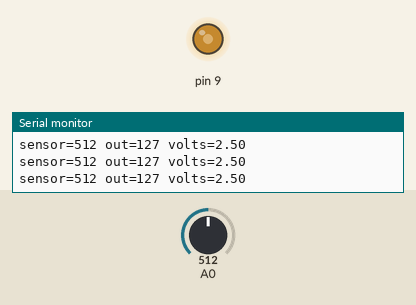
A sketch run on a simulated Arduino Uno, built with avr-gcc and run on an emulated ATmega328P. Shown: output pins drawn as LEDs (lit = HIGH), the last lines printed to the serial monitor. The test bench sets the inputs (shaded band); at power-on: A0 = 512.

Above: at 1.2 s.
1.3 s: A0 set to 716
At 2.1 s:
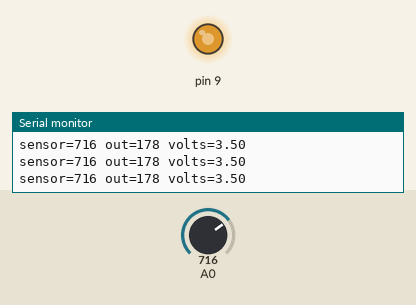
2.8 s: A0 set to 900
At 3.8 s:
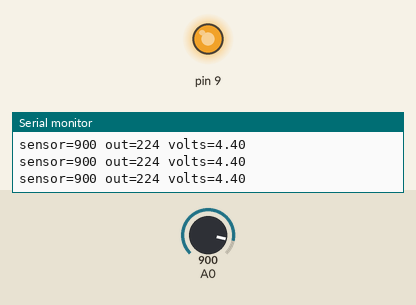
4.3 s: A0 set to 409
At 5.5 s:
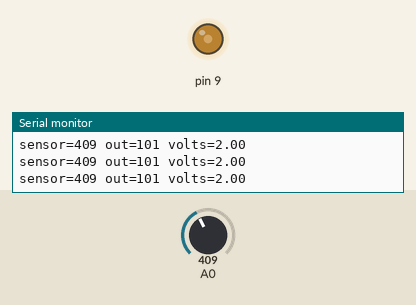
7.3 s: A0 set to 391
At 7.7 s:
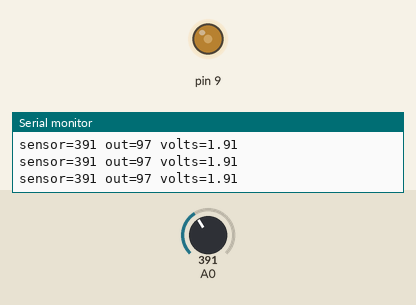
8.8 s: A0 set to 122
At 9.4 s:
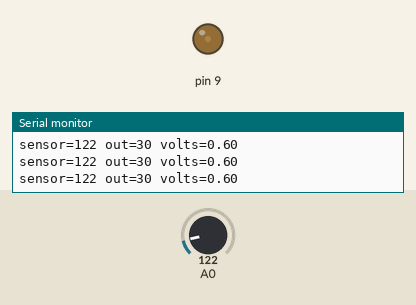
10.3 s: A0 set to 511
At 11.0 s:
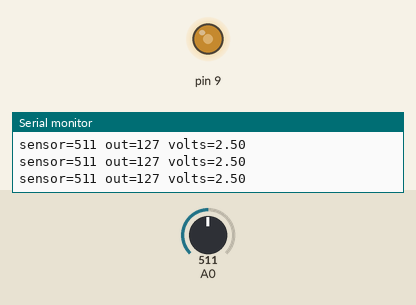
Timing chart, 0 to 12.8 s (numbered marks = the images above; inputs shaded):
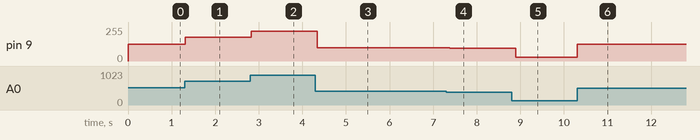

Measured:
- after the input at 1.3 s, pin 9: 127/255 → 178/255 at once
- after the input at 2.8 s, pin 9: 178/255 → 224/255 at once
- after the input at 4.3 s, pin 9: 224/255 → 101/255 after 0.05 s
- after the input at 7.3 s, pin 9: 101/255 → 97/255 after 0.08 s
- after the input at 8.8 s, pin 9: 97/255 → 30/255 after 0.09 s
- after the input at 10.3 s, pin 9: 30/255 → 127/255 at once

The sketch:

analog_inout.ino
```cpp
// expect: sensor=512 out=127 volts=2.50
// input: {"A0":{"v":2.5}}
// Lecture d'un potentiomètre (A0), mise à l'échelle avec map() et sortie PWM, comme l'exemple AnalogInOutSerial.
void setup() { Serial.begin(9600); pinMode(9, OUTPUT); }
void loop() {
  int sensor = analogRead(A0);
  int out = map(sensor, 0, 1023, 0, 255);
  analogWrite(9, out);
  Serial.print("sensor="); Serial.print(sensor);
  Serial.print(" out="); Serial.print(out);
  Serial.print(" volts="); Serial.println(sensor * 5.0 / 1023.0, 2);
  delay(100);
}
```
